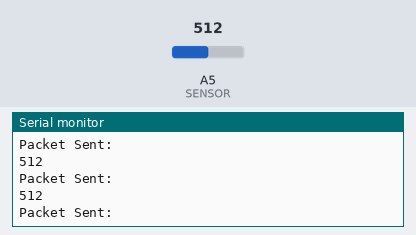
This sketch was run on a simulated Arduino Uno, built with avr-gcc and run on an emulated ATmega328P. On the bench: the last lines printed to the serial monitor. Inputs (shaded band) come from the test bench; at power-on: A5 (SENSOR) = 512. No radio packets arrive unless stated.

Above: at 1.2 s.
1.3 s: A5 (SENSOR) set to 363
At 1.8 s:
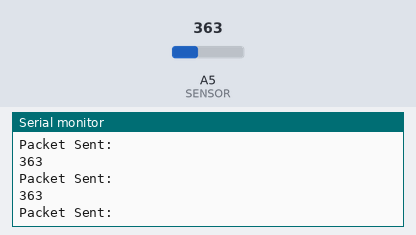
2.8 s: A5 (SENSOR) set to 338
At 3.7 s:
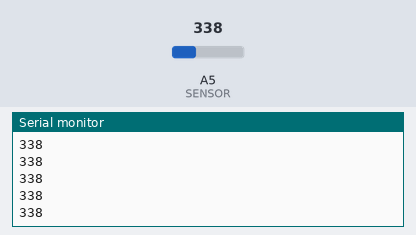
Timing chart, 0 to 5.8 s (numbered marks = the images above; inputs shaded):
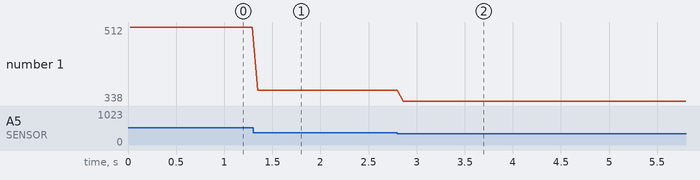

The sketch:

LoRaSender.ino
```cpp
#include <SPI.h>
#include <LoRa.h>

#define SENSOR A5

int counter = 0;

void setup() {
  Serial.begin(9600);
  while (!Serial);

  Serial.println("LoRa Sender");

  if (!LoRa.begin(433E6)) {
    Serial.println("Starting LoRa failed!");
    while (1);
  }
}

void loop() {
  int s_val = analogRead(SENSOR);
  Serial.println(s_val);
  if(s_val > 350){
    Serial.println("Packet Sent:");
    LoRa.beginPacket();
    LoRa.print("1");
    LoRa.endPacket();
  }
}
```

Measured:
- the behaviour switches between 351 and 350 on A5 (SENSOR) (found by bisection; images 1 and 2)
- after the input at 1.3 s, the serial monitor: prints a new line after 0.05 s (image 1)
- after the input at 2.8 s, the serial monitor: prints a new line after 0.06 s (image 2)
- plotted number 1: 512 → 363 after the input at 1.3 s, 363 → 338 after the input at 2.8 s
